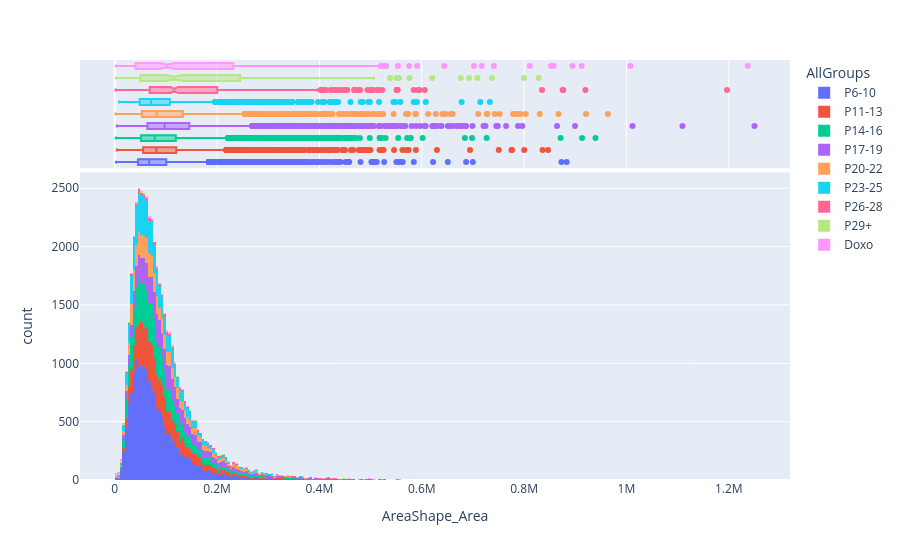

Notebook source saved alongside this figure:
### Markdown cell above
## Most interesting features so far
- Intensity_MassDisplacment_MitoTracker - increase
- Median Mitochondria Location CenterMass Intensity X
  - decrease,splits into bimodal
  - similar for y
  - AreaShape_Center_X and Center_Y also have similar pattern
  - And Location_Center
- Median mitochondria loaction max intensity
  - Same as CenterMass
- Mean Mitochondria Solidity - increase to p29
- Children Mitochondria Count - gradual increase
  - But scales with size - Density is not sig (slight increase)
  - Total mito area increases; complements this
- Mean Mito Centroid distance - increased (more peripheral)
  - But median is much more vairable between batches
- Mean Mito Trunks - decreased
- Median mito area per cell area - increased
### Lysosomes
- Total area also goes up
- rep3 looks like an outlier here
- Also has the location_ maxintensity change and go bimodal
- bimodal-looking intensity
### Nuclei
- Nuc area increases; scales with cell size increases
- solidity, extent down
- Nuc area ratio - slight increase

### Code cell
def super_splitviolinplot_helper_singleplot(
    data_df,
    group_avg_df,
    ax,
    x_value,
    y_value,
    title,
    replicate_col_name,
    pairs=None,
    order=None,
    annotate=False,
    test=None,
    shapiro=True,
    show_test_on_plot=False,
):
    if pairs is None:
        pairs = getpairs(data_df, x_value, order=order)
    print(pairs)
    sns.violinplot(
        data=data_df,
        x=x_value,
        y=y_value,  # hue=x_value,
        # palette="Set2",
        split=True,  # using split violin plots - only one side, basically looks like a histogram
        inner="quart",
        color="gainsboro",
        #fill = True
        width=0.9,
        linewidth=1.5,
        order=order,
        ax=ax,
    )
    sns.swarmplot(
        data=group_avg_df,
        x=x_value,
        y=y_value,
        hue=replicate_col_name,
        order=order,
        palette="pastel",
        size=10,
        edgecolor="k",
        linewidth=1,
        dodge=True,
        ax=ax,
    )
    # draw a boxplot to show the mean line
    sns.boxplot(
        data=group_avg_df,
        x=x_value,
        y=y_value,
        showmeans=True,
        meanline=True,
        meanprops={"color": "dimgray", "ls": "-", "lw": 2.5},
        medianprops={"visible": False},
        whiskerprops={"visible": False},
        zorder=2,
        showfliers=False,
        showbox=False,
        showcaps=False,
        ax=ax,
    )
    ax.set_title(title)

    # axes[0].text(
    #     x=row[x_value],
    #     y=row[y_value],
    #     s=str(row["Shapiro_normality"]),
    #     color="black",
    #     fontsize=10,
    #     ha="center"
    # )
    # use pivot table to get the average values for each group
    if annotate and test is not None:
        group_avg_pivot_table = average_groups_pivot(
            group_avg_df, x_value, y_value, replicate_col_name
        )
        try:
            ax = annotate_pairs_with_calculated_pvalues(
                ax,
                group_avg_df,
                group_avg_pivot_table,
                x_value,
                y_value,
                replicate_col_name=replicate_col_name,
                test_name=test,
                order=order,
                plot="violinplot",
                show_test_name=show_test_on_plot,
            )
        except Exception as e:
            print(f"Error annotating with statistical test: {e}")
            # ax = annotate_with_anova_tukey(ax, pairs, group_avg_df_pivot, x_value, y_value, replicate_col_name=replicate_col_name, order=order, plot="violinplot")
        # elif test == "kruskal":
        #     ax = annotate_with_kruskal(
        #         ax,
        #         pairs,
        #         group_avg_pivot_table,
        #         x_value,
        #         y_value,
        #         order=order,
        #         replicate_col_name=replicate_col_name,
        #         plot="violinplot",
        #     )
        if shapiro:
            ax = annotate_legend_with_shapiro(ax, group_avg_df, replicate_col_name)

    return ax

def single_feature_super_splitviolinplot(
    data_df,
    x_value="AllGroups",
    y_value="Cell_AreaShape_Area",
    replicate_col_name="Replicate_Number",
    out_dir=Path(""),
    xtitle=None,
    ytitle=None,
    order=None,
    legend=True,
    annotate=False,
    test=None,
    show_hist=False,
    remove_outliers=False,
    ylim=None,
    reps_to_exclude=[],
    shapiro=True,
    show=True,
    context = "talk",
    figsize = (8,6)
):
    """Make a superplot to do multiple comparisons for a feature between different conditions
    Args:
        data_df_1 (_type_): _description_
        group_avg_df_1 (_type_): _description_
        data_df_2 (_type_): _description_
        group_avg_df_2 (_type_): _description_
        x_value (str, optional): _description_. Defaults to "AllGroups".
        y_value (str, optional): _description_. Defaults to "Cell_AreaShape_Area".
        replicate_col_name (str, optional): _description_. Defaults to "Replicate_Number".
        csv_dir (str, optional): _description_. Defaults to "".
        xtitle (_type_, optional): _description_. Defaults to None.
        ytitle (_type_, optional): _description_. Defaults to None.
    """
    import matplotlib.lines as mlines
    from statannotations.Annotator import Annotator
    from statannotations.stats.StatTest import StatTest
    from pathlib import Path

    if order == None:
        order = get_all_group_order()
    pairs = getpairs(data_df, x_value, order=order)
    print(pairs)

    try:
        bottom_fence = None#np.percentile(data_df[y_value], 0.000001)
        top_fence = None#np.percentile(data_df[y_value], 99.99)
    except ValueError as e:
        print(e)
        top_fence = None
    axlim = (bottom_fence, top_fence)
    if show_hist:
        hist = sns.kdeplot(
            data_df, x=y_value, hue=replicate_col_name, palette="pastel"
        )
        plt.xlim(axlim)
        plt.savefig(f"{Path(out_dir, f"{y_value}_{replicate_col_name}_histogram")}.png")
        plt.show()
        plt.close()

        df_sorted = data_df.sort_values(
            by=[x_value], key=lambda x: x.map(passage_groups_sort_key)
        ).reset_index(drop=True)
        
        import kaleido

        hist2 = px.histogram(
            df_sorted,
            x=y_value,
            color=x_value,
            marginal="box",
            # histnorm='probability density',
            #range_x=(0, top_fence),
        )
        hist2.write_image(
            Path(out_dir, f"{y_value}_histogram.png"), scale=1.5
        )
        hist2.show()
    sns.set_context(context=context, font_scale=1.2)
    sns.set_theme(style="ticks")
    fig, ax = plt.subplots(figsize=figsize)
    # plt.style.use("ggplot")

    feature_df = make_single_feature_df(
        data_df, group=x_value, feature=y_value, replicates=replicate_col_name
    )
    if reps_to_exclude:
        feature_df = feature_df[~feature_df[replicate_col_name].isin(reps_to_exclude)]
        print(f"removing replicates: {reps_to_exclude}")
    
    if remove_outliers is True:
        feature_df = remove_outliers_iqr(feature_df)
        display(feature_df)
    group_avg_df = average_groups_by_plate(
        feature_df, x_value=x_value, y_value=y_value, replicates=replicate_col_name
    )

    ax = super_splitviolinplot_helper_singleplot(
        feature_df,
        group_avg_df,
        ax,
        x_value,
        y_value,
        title=" ",
        replicate_col_name=replicate_col_name,
        pairs=pairs,
        order=order,
        annotate=annotate,
        test=test,
        shapiro=False
    )

    if legend:
        if shapiro:
            group_avg_df_shapiro = apply_shapiro_wilk_test_to_df(
                group_avg_df,
                feature_meas=y_value,
                replicate_col_name="Replicate_Number",
                alpha=0.05,
            )
            #display(group_avg_df_shapiro)
            ax = annotate_legend_with_shapiro(ax, group_avg_df_shapiro, replicate_col_name)
    else:
        ax.legend_.remove()
    if ytitle is not None:
        ax.set_ylabel(ytitle)
    else:
        ax.set_ylabel(y_value.replace("_"," "))
    if xtitle is not None:
        ax.set_xlabel(xtitle)
    if ylim is None:
        ylim=axlim
    
    ax.set_ylim(ylim)
    plt.tight_layout()
    sns.despine()
    plt.savefig(os.path.join(out_dir, f"{y_value}_{test}.png"))
    if show:
        plt.show()


order = get_all_group_order()
feature_meas = "AreaShape_Area"
ylabel = None#"Mitochondrial Density Per Cell (relative to youngest passage)"#None#"Mitochondria per cell"
xlabel = "Age Groups"
group = "AllGroups"

pairs = getpairs(combined_cell_df_mitolyso, group, order)
this_df = combined_cell_df_mitolyso_merged.copy()
data_df = this_df[this_df["Nuclei_AreaShape_Area"] > 1000] # >3500]   #Potentially use a theshold - this is the trough of the nuc size peak at 0
#this_df = combined_cell_df_mitolyso_merged.copy()
pallete = "pastel"
remove_outliers = True
reps_to_exclude=[4]
plot_dir = "plots/borders_excluded"
os.makedirs(plot_dir, exist_ok=True)

single_feature_super_splitviolinplot(
    data_df,
    x_value=group,
    y_value=feature_meas,
    replicate_col_name="Replicate_Number",
    xtitle=xlabel,
    ytitle=ylabel,
    out_dir=plot_dir,
    annotate=True,
    order=order,
    test="tukey_v2",
    reps_to_exclude=reps_to_exclude,
    show_hist=True,
    #remove_outliers=True,
    legend=True,
    context = "talk",
    figsize = (12,8)
)

#NOTE: R5 has smallest cells in p23-25, which is also highest mito density

### Figure 1 — Plotly figure (JSON) as saved in the notebook; plotly's stock layout.template omitted (floating-point values rounded to 4 significant figures; data arrays with more than 128 entries replaced by an {"elided": "..."} marker saying what was removed)
{"data": [{"bingroup": "x", "hovertemplate": "AllGroups=P6-10<br>AreaShape_Area=%{x}<br>count=%{y}<extra></extra>", "legendgroup": "P6-10", "marker": {"color": "#636efa", "pattern": {"shape": ""}}, "name": "P6-10", "orientation": "v", "showlegend": true, "type": "histogram", "x": {"elided": "16819 float values"}, "xaxis": "x", "yaxis": "y"}, {"hovertemplate": "AllGroups=P6-10<br>AreaShape_Area=%{x}<extra></extra>", "legendgroup": "P6-10", "marker": {"color": "#636efa"}, "name": "P6-10", "notched": true, "showlegend": false, "type": "box", "x": {"elided": "16819 float values"}, "xaxis": "x2", "yaxis": "y2"}, {"bingroup": "x", "hovertemplate": "AllGroups=P11-13<br>AreaShape_Area=%{x}<br>count=%{y}<extra></extra>", "legendgroup": "P11-13", "marker": {"color": "#EF553B", "pattern": {"shape": ""}}, "name": "P11-13", "orientation": "v", "showlegend": true, "type": "histogram", "x": {"elided": "7052 float values"}, "xaxis": "x", "yaxis": "y"}, {"hovertemplate": "AllGroups=P11-13<br>AreaShape_Area=%{x}<extra></extra>", "legendgroup": "P11-13", "marker": {"color": "#EF553B"}, "name": "P11-13", "notched": true, "showlegend": false, "type": "box", "x": {"elided": "7052 float values"}, "xaxis": "x2", "yaxis": "y2"}, {"bingroup": "x", "hovertemplate": "AllGroups=P14-16<br>AreaShape_Area=%{x}<br>count=%{y}<extra></extra>", "legendgroup": "P14-16", "marker": {"color": "#00cc96", "pattern": {"shape": ""}}, "name": "P14-16", "orientation": "v", "showlegend": true, "type": "histogram", "x": {"elided": "7399 float values"}, "xaxis": "x", "yaxis": "y"}, {"hovertemplate": "AllGroups=P14-16<br>AreaShape_Area=%{x}<extra></extra>", "legendgroup": "P14-16", "marker": {"color": "#00cc96"}, "name": "P14-16", "notched": true, "showlegend": false, "type": "box", "x": {"elided": "7399 float values"}, "xaxis": "x2", "yaxis": "y2"}, {"bingroup": "x", "hovertemplate": "AllGroups=P17-19<br>AreaShape_Area=%{x}<br>count=%{y}<extra></extra>", "legendgroup": "P17-19", "marker": {"color": "#ab63fa", "pattern": {"shape": ""}}, "name": "P17-19", "orientation": "v", "showlegend": true, "type": "histogram", "x": {"elided": "5927 float values"}, "xaxis": "x", "yaxis": "y"}, {"hovertemplate": "AllGroups=P17-19<br>AreaShape_Area=%{x}<extra></extra>", "legendgroup": "P17-19", "marker": {"color": "#ab63fa"}, "name": "P17-19", "notched": true, "showlegend": false, "type": "box", "x": {"elided": "5927 float values"}, "xaxis": "x2", "yaxis": "y2"}, {"bingroup": "x", "hovertemplate": "AllGroups=P20-22<br>AreaShape_Area=%{x}<br>count=%{y}<extra></extra>", "legendgroup": "P20-22", "marker": {"color": "#FFA15A", "pattern": {"shape": ""}}, "name": "P20-22", "orientation": "v", "showlegend": true, "type": "histogram", "x": {"elided": "4299 float values"}, "xaxis": "x", "yaxis": "y"}, {"hovertemplate": "AllGroups=P20-22<br>AreaShape_Area=%{x}<extra></extra>", "legendgroup": "P20-22", "marker": {"color": "#FFA15A"}, "name": "P20-22", "notched": true, "showlegend": false, "type": "box", "x": {"elided": "4299 float values"}, "xaxis": "x2", "yaxis": "y2"}, {"bingroup": "x", "hovertemplate": "AllGroups=P23-25<br>AreaShape_Area=%{x}<br>count=%{y}<extra></extra>", "legendgroup": "P23-25", "marker": {"color": "#19d3f3", "pattern": {"shape": ""}}, "name": "P23-25", "orientation": "v", "showlegend": true, "type": "histogram", "x": {"elided": "5717 float values"}, "xaxis": "x", "yaxis": "y"}, {"hovertemplate": "AllGroups=P23-25<br>AreaShape_Area=%{x}<extra></extra>", "legendgroup": "P23-25", "marker": {"color": "#19d3f3"}, "name": "P23-25", "notched": true, "showlegend": false, "type": "box", "x": {"elided": "5717 float values"}, "xaxis": "x2", "yaxis": "y2"}, {"bingroup": "x", "hovertemplate": "AllGroups=P26-28<br>AreaShape_Area=%{x}<br>count=%{y}<extra></extra>", "legendgroup": "P26-28", "marker": {"color": "#FF6692", "pattern": {"shape": ""}}, "name": "P26-28", "orientation": "v", "showlegend": true, "type": "histogram", "x": {"elided": "782 float values"}, "xaxis": "x", "yaxis": "y"}, {"hovertemplate": "AllGroups=P26-28<br>AreaShape_Area=%{x}<extra></extra>", "legendgroup": "P26-28", "marker": {"color": "#FF6692"}, "name": "P26-28", "notched": true, "showlegend": false, "type": "box", "x": {"elided": "782 float values"}, "xaxis": "x2", "yaxis": "y2"}, {"bingroup": "x", "hovertemplate": "AllGroups=P29+<br>AreaShape_Area=%{x}<br>count=%{y}<extra></extra>", "legendgroup": "P29+", "marker": {"color": "#B6E880", "pattern": {"shape": ""}}, "name": "P29+", "orientation": "v", "showlegend": true, "type": "histogram", "x": {"elided": "270 float values"}, "xaxis": "x", "yaxis": "y"}, {"hovertemplate": "AllGroups=P29+<br>AreaShape_Area=%{x}<extra></extra>", "legendgroup": "P29+", "marker": {"color": "#B6E880"}, "name": "P29+", "notched": true, "showlegend": false, "type": "box", "x": {"elided": "270 float values"}, "xaxis": "x2", "yaxis": "y2"}, {"bingroup": "x", "hovertemplate": "AllGroups=Doxo<br>AreaShape_Area=%{x}<br>count=%{y}<extra></extra>", "legendgroup": "Doxo", "marker": {"color": "#FF97FF", "pattern": {"shape": ""}}, "name": "Doxo", "orientation": "v", "showlegend": true, "type": "histogram", "x": {"elided": "388 float values"}, "xaxis": "x", "yaxis": "y"}, {"hovertemplate": "AllGroups=Doxo<br>AreaShape_Area=%{x}<extra></extra>", "legendgroup": "Doxo", "marker": {"color": "#FF97FF"}, "name": "Doxo", "notched": true, "showlegend": false, "type": "box", "x": {"elided": "388 float values"}, "xaxis": "x2", "yaxis": "y2"}], "layout": {"barmode": "relative", "legend": {"title": {"text": "AllGroups"}, "tracegroupgap": 0}, "margin": {"t": 60}, "xaxis": {"anchor": "y", "domain": [0, 1], "title": {"text": "AreaShape_Area"}}, "xaxis2": {"anchor": "y2", "domain": [0, 1], "matches": "x", "showgrid": true, "showticklabels": false}, "yaxis": {"anchor": "x", "domain": [0, 0.7326], "title": {"text": "count"}}, "yaxis2": {"anchor": "x2", "domain": [0.7426, 1], "matches": "y2", "showgrid": false, "showline": false, "showticklabels": false, "ticks": ""}}}
